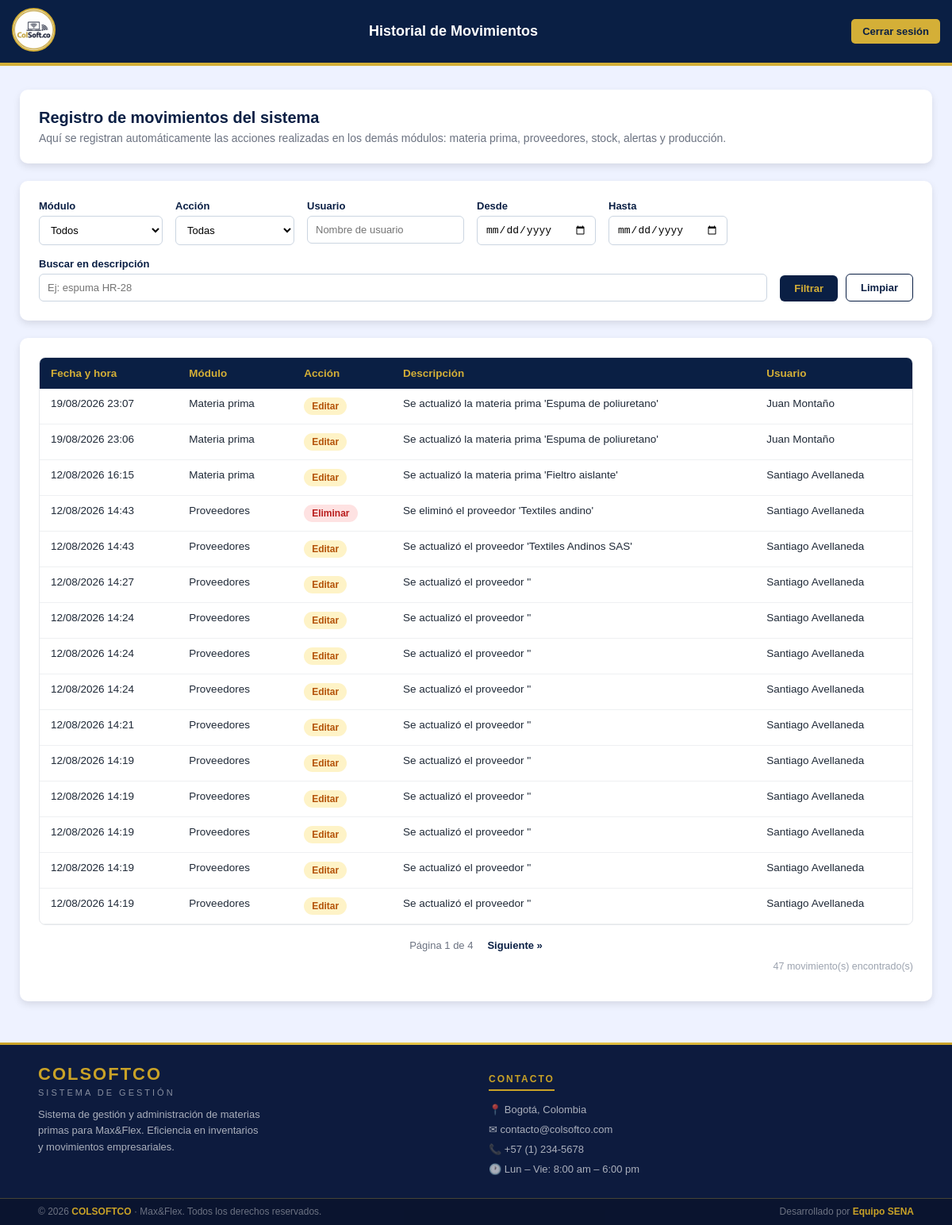
The app's page /view/historial_movimientos/historial.php (signed in), older data.
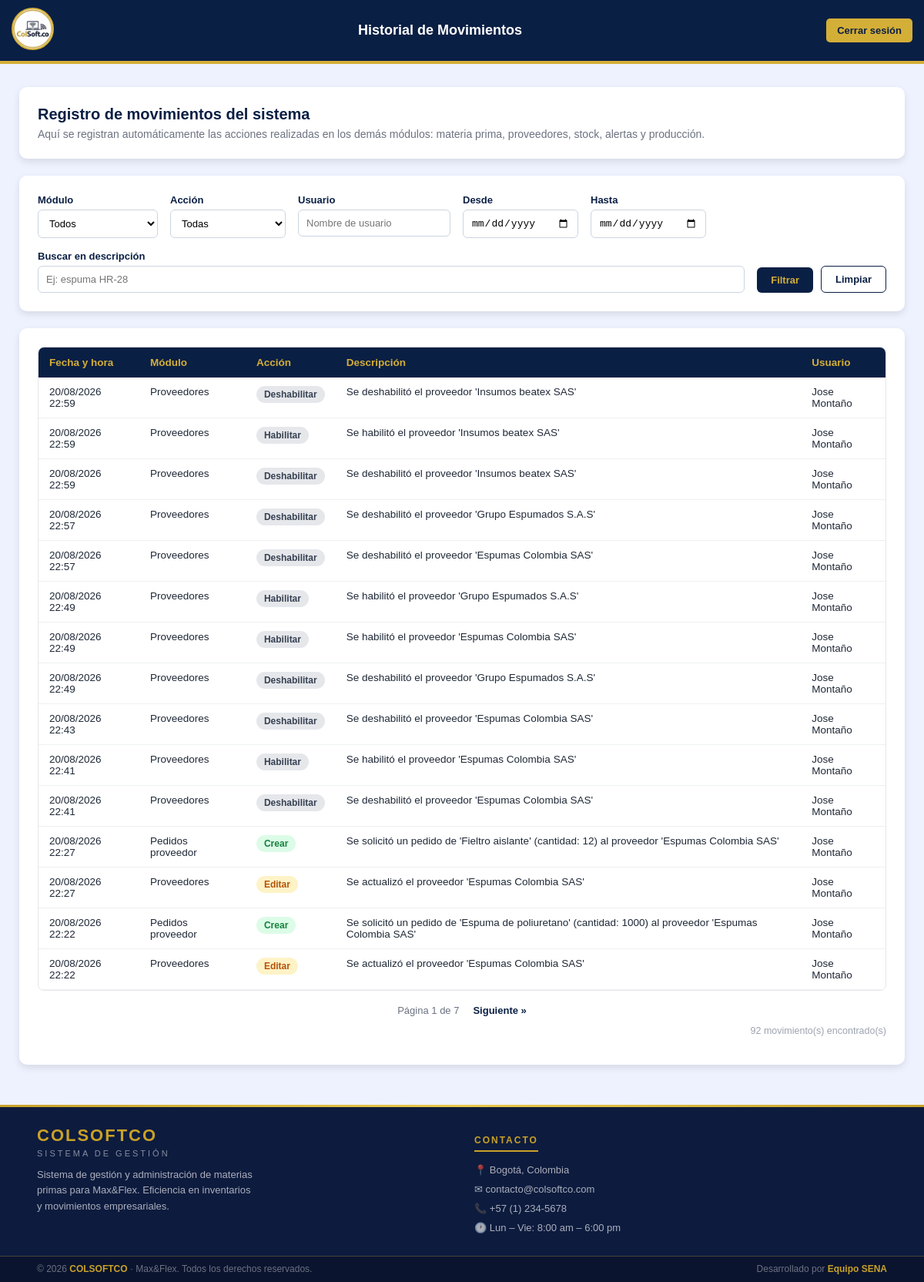
The same page, newer data.
### tables this page shows
CREATE TABLE `historial_movimientos` (
  `id` int(11) NOT NULL,
  `modulo` varchar(50) NOT NULL,
  `accion` varchar(50) NOT NULL,
  `id_registro` int(11) DEFAULT NULL,
  `descripcion` text NOT NULL,
  `datos_anteriores` longtext DEFAULT NULL CHECK (json_valid(`datos_anteriores`)),
  `datos_nuevos` longtext DEFAULT NULL CHECK (json_valid(`datos_nuevos`)),
  `usuario_id` int(11) DEFAULT NULL,
  `usuario_nombre` varchar(100) NOT NULL,
  `ip` varchar(45) DEFAULT NULL,
  `fecha_hora` datetime NOT NULL DEFAULT current_timestamp()
);

### app/HistorialMovimientos.php (called while the page is built, shortened)
<?php
require_once __DIR__ . '/../config/conexion.php';
class HistorialMovimientos
{
    private PDO $conn;
    public function __construct()
    {
        $this->conexionObj = new Conexion();
        $this->conn = $this->conexionObj->getConnection();
    }
    public function obtener(array $filtros = [], int $pagina = 1, int $porPagina = 20): array
    {
        [$where, $params] = $this->construirFiltros($filtros);
        $offset = max(0, ($pagina - 1) * $porPagina);
        $sql = "SELECT * FROM historial_movimientos
                {$where}
                ORDER BY fecha_hora DESC
                LIMIT :limite OFFSET :offset";
        $stmt = $this->conn->prepare($sql);
        $stmt->bindValue(':limite', $porPagina, PDO::PARAM_INT);
        $stmt->bindValue(':offset', $offset, PDO::PARAM_INT);
        $stmt->execute();
        return $stmt->fetchAll(PDO::FETCH_ASSOC);
    }
    public function contarRegistros(array $filtros = []): int
    {
        [$where, $params] = $this->construirFiltros($filtros);
        $sql = "SELECT COUNT(*) AS total FROM historial_movimientos {$where}";
        $stmt = $this->conn->prepare($sql);
        $stmt->execute();
        return (int) $stmt->fetch(PDO::FETCH_ASSOC)['total'];
    }
    private function construirFiltros(array $filtros): array
    {
        $condiciones = [];
        $params = [];
        $where = count($condiciones) > 0 ? 'WHERE ' . implode(' AND ', $condiciones) : '';
        return [$where, $params];
    }
}

### config/conexion.php (called while the page is built, shortened)
<?php
  class Conexion
  {
    private string $Servidor = "localhost";
    private string $BaseDeDatos = "colsoftco";
    private string $Usuario = "root";
    private string $Password = "";
    public function getConnection(){
      $this->Conector = new PDO(
        "mysql:host=".$this->Servidor.";dbname=".$this->BaseDeDatos,
        $this->Usuario,
        $this->Password
      );
      $this->Conector->exec("set names utf8");
      return $this->Conector;
    }
  }

### view/historial_movimientos/historial.php (the view, shortened to what the changed rows need)
<?php
require_once __DIR__ . '/../../app/HistorialMovimientos.php';
$historial = new HistorialMovimientos();
$filtros = [
    'modulo'       => $_GET['modulo'] ?? '',
    'accion'       => $_GET['accion'] ?? '',
    'usuario'      => $_GET['usuario'] ?? '',
    'fecha_inicio' => $_GET['fecha_inicio'] ?? '',
    'fecha_fin'    => $_GET['fecha_fin'] ?? '',
    'buscar'       => $_GET['buscar'] ?? '',
];
$porPagina = 15;
$pagina    = isset($_GET['pagina']) ? max(1, (int) $_GET['pagina']) : 1;
$totalRegistros = $historial->contarRegistros($filtros);
$totalPaginas   = max(1, (int) ceil($totalRegistros / $porPagina));
$movimientos    = $historial->obtener($filtros, $pagina, $porPagina);
function claseAccion(string $accion): string
{
    return match ($accion) {
        'crear'    => 'badge badge-crear',
        'editar'   => 'badge badge-editar',
        'eliminar' => 'badge badge-eliminar',
        'entrada'  => 'badge badge-entrada',
        'salida'   => 'badge badge-salida',
        default    => 'badge badge-default',
    };
}
function construirQuery(array $filtros, int $pagina): string
{
    $params = array_filter($filtros);
    $params['pagina'] = $pagina;
    return http_build_query($params);
}
?>
<!DOCTYPE html>
<html lang="es">
<head>
    <link rel="stylesheet" href="historial.css">
</head>
<body>
    <header>
        <div class="header-title">
            <h1>Historial de Movimientos</h1>
        </div>
    </header>
    <div class="page-body">
        <main class="content">
            <div class="tarjeta">
                <h2>Registro de movimientos del sistema</h2>
            </div>
            <div class="tarjeta">
                <div class="tabla-wrapper">
                    <table class="tabla-historial">
                        <thead>
                            <tr>
                                <th>Fecha y hora</th>
                                <th>Módulo</th>
                                <th>Acción</th>
                                <th>Descripción</th>
                                <th>Usuario</th>
                            </tr>
                        </thead>
                        <tbody>
                            <?php if (count($movimientos) === 0): ?>
                                <tr>
                                    <td colspan="5" class="sin-resultados">
                                        No se encontraron movimientos con los filtros seleccionados.
                                    </td>
                                </tr>
                            <?php else: ?>
                                <?php foreach ($movimientos as $mov): ?>
                                    <tr>
                                        <td><?= date('d/m/Y H:i', strtotime($mov['fecha_hora'])) ?></td>
                                        <td><?= htmlspecialchars(ucfirst(str_replace('_', ' ', $mov['modulo']))) ?></td>
                                        <td><span class="<?= claseAccion($mov['accion']) ?>"><?= htmlspecialchars(ucfirst($mov['accion'])) ?></span></td>
                                        <td><?= htmlspecialchars($mov['descripcion']) ?></td>
                                        <td><?= htmlspecialchars($mov['usuario_nombre']) ?></td>
                                    </tr>
                                <?php endforeach; ?>
                            <?php endif; ?>
                        </tbody>
                    </table>
                </div>
                <?php if ($totalPaginas > 1): ?>
                    <div class="paginacion">
                        <span class="pagina-actual">Página <?= $pagina ?> de <?= $totalPaginas ?></span>
                        <?php if ($pagina < $totalPaginas): ?>
                            <a href="?<?= construirQuery($filtros, $pagina + 1) ?>" class="pagina-link">Siguiente &raquo;</a>
                        <?php endif; ?>
                    </div>
                <?php endif; ?>
                <p class="total-resultados"><?= $totalRegistros ?> movimiento(s) encontrado(s)</p>
            </div>
        </main>
    </div>
</body>
</html>

Row changes from the older to the newer data that the page shows:
no longer on this page (row unchanged): historial_movimientos: fecha_hora "19/08/2026 23:07", modulo "Materia prima", accion "Editar", descripcion "Se actualizó la materia prima 'Espuma de poliuretano'", usuario_nombre "Juan Montaño"
no longer on this page (row unchanged): historial_movimientos: fecha_hora "19/08/2026 23:06", modulo "Materia prima", accion "Editar", descripcion "Se actualizó la materia prima 'Espuma de poliuretano'", usuario_nombre "Juan Montaño"
no longer on this page (row unchanged): historial_movimientos: fecha_hora "12/08/2026 16:15", modulo "Materia prima", accion "Editar", descripcion "Se actualizó la materia prima 'Fieltro aislante'", usuario_nombre "Santiago Avellaneda"
no longer on this page (row unchanged): historial_movimientos: fecha_hora "12/08/2026 14:43", modulo "Proveedores", accion "Eliminar", descripcion "Se eliminó el proveedor 'Textiles andino'", usuario_nombre "Santiago Avellaneda"
no longer on this page (row unchanged): historial_movimientos: fecha_hora "12/08/2026 14:43", modulo "Proveedores", accion "Editar", descripcion "Se actualizó el proveedor 'Textiles Andinos SAS'", usuario_nombre "Santiago Avellaneda"
no longer on this page (row unchanged): historial_movimientos: fecha_hora "12/08/2026 14:27", modulo "Proveedores", accion "Editar", descripcion "Se actualizó el proveedor ''", usuario_nombre "Santiago Avellaneda"
no longer on this page (row unchanged): historial_movimientos: fecha_hora "12/08/2026 14:24", modulo "Proveedores", accion "Editar", descripcion "Se actualizó el proveedor ''", usuario_nombre "Santiago Avellaneda"
no longer on this page (row unchanged): historial_movimientos: fecha_hora "12/08/2026 14:24", modulo "Proveedores", accion "Editar", descripcion "Se actualizó el proveedor ''", usuario_nombre "Santiago Avellaneda"
no longer on this page (row unchanged): historial_movimientos: fecha_hora "12/08/2026 14:24", modulo "Proveedores", accion "Editar", descripcion "Se actualizó el proveedor ''", usuario_nombre "Santiago Avellaneda"
no longer on this page (row unchanged): historial_movimientos: fecha_hora "12/08/2026 14:21", modulo "Proveedores", accion "Editar", descripcion "Se actualizó el proveedor ''", usuario_nombre "Santiago Avellaneda"
no longer on this page (row unchanged): historial_movimientos: fecha_hora "12/08/2026 14:19", modulo "Proveedores", accion "Editar", descripcion "Se actualizó el proveedor ''", usuario_nombre "Santiago Avellaneda"
no longer on this page (row unchanged): historial_movimientos: fecha_hora "12/08/2026 14:19", modulo "Proveedores", accion "Editar", descripcion "Se actualizó el proveedor ''", usuario_nombre "Santiago Avellaneda"
no longer on this page (row unchanged): historial_movimientos: fecha_hora "12/08/2026 14:19", modulo "Proveedores", accion "Editar", descripcion "Se actualizó el proveedor ''", usuario_nombre "Santiago Avellaneda"
no longer on this page (row unchanged): historial_movimientos: fecha_hora "12/08/2026 14:19", modulo "Proveedores", accion "Editar", descripcion "Se actualizó el proveedor ''", usuario_nombre "Santiago Avellaneda"
no longer on this page (row unchanged): historial_movimientos: fecha_hora "12/08/2026 14:19", modulo "Proveedores", accion "Editar", descripcion "Se actualizó el proveedor ''", usuario_nombre "Santiago Avellaneda"
added historial_movimientos: fecha_hora "20/08/2026 22:59", modulo "Proveedores", accion "Deshabilitar", descripcion "Se deshabilitó el proveedor 'Insumos beatex SAS'", usuario_nombre "Jose Montaño"
added historial_movimientos: fecha_hora "20/08/2026 22:59", modulo "Proveedores", accion "Habilitar", descripcion "Se habilitó el proveedor 'Insumos beatex SAS'", usuario_nombre "Jose Montaño"
added historial_movimientos: fecha_hora "20/08/2026 22:59", modulo "Proveedores", accion "Deshabilitar", descripcion "Se deshabilitó el proveedor 'Insumos beatex SAS'", usuario_nombre "Jose Montaño"
added historial_movimientos: fecha_hora "20/08/2026 22:57", modulo "Proveedores", accion "Deshabilitar", descripcion "Se deshabilitó el proveedor 'Grupo Espumados S.A.S'", usuario_nombre "Jose Montaño"
added historial_movimientos: fecha_hora "20/08/2026 22:57", modulo "Proveedores", accion "Deshabilitar", descripcion "Se deshabilitó el proveedor 'Espumas Colombia SAS'", usuario_nombre "Jose Montaño"
added historial_movimientos: fecha_hora "20/08/2026 22:49", modulo "Proveedores", accion "Habilitar", descripcion "Se habilitó el proveedor 'Grupo Espumados S.A.S'", usuario_nombre "Jose Montaño"
added historial_movimientos: fecha_hora "20/08/2026 22:49", modulo "Proveedores", accion "Habilitar", descripcion "Se habilitó el proveedor 'Espumas Colombia SAS'", usuario_nombre "Jose Montaño"
added historial_movimientos: fecha_hora "20/08/2026 22:49", modulo "Proveedores", accion "Deshabilitar", descripcion "Se deshabilitó el proveedor 'Grupo Espumados S.A.S'", usuario_nombre "Jose Montaño"
added historial_movimientos: fecha_hora "20/08/2026 22:43", modulo "Proveedores", accion "Deshabilitar", descripcion "Se deshabilitó el proveedor 'Espumas Colombia SAS'", usuario_nombre "Jose Montaño"
added historial_movimientos: fecha_hora "20/08/2026 22:41", modulo "Proveedores", accion "Habilitar", descripcion "Se habilitó el proveedor 'Espumas Colombia SAS'", usuario_nombre "Jose Montaño"
added historial_movimientos: fecha_hora "20/08/2026 22:41", modulo "Proveedores", accion "Deshabilitar", descripcion "Se deshabilitó el proveedor 'Espumas Colombia SAS'", usuario_nombre "Jose Montaño"
added historial_movimientos: fecha_hora "20/08/2026 22:27", modulo "Pedidos proveedor", accion "Crear", descripcion "Se solicitó un pedido de 'Fieltro aislante' (cantidad: 12) al proveedor 'Espumas Colombia SAS'", usuario_nombre "Jose Montaño"
added historial_movimientos: fecha_hora "20/08/2026 22:27", modulo "Proveedores", accion "Editar", descripcion "Se actualizó el proveedor 'Espumas Colombia SAS'", usuario_nombre "Jose Montaño"
added historial_movimientos: fecha_hora "20/08/2026 22:22", modulo "Pedidos proveedor", accion "Crear", descripcion "Se solicitó un pedido de 'Espuma de poliuretano' (cantidad: 1000) al proveedor 'Espumas Colombia SAS'", usuario_nombre "Jose Montaño"
added historial_movimientos: fecha_hora "20/08/2026 22:22", modulo "Proveedores", accion "Editar", descripcion "Se actualizó el proveedor 'Espumas Colombia SAS'", usuario_nombre "Jose Montaño"
Text that changed along with them:
$totalPaginas: "4" → "7"
$totalRegistros: "47" → "92"
